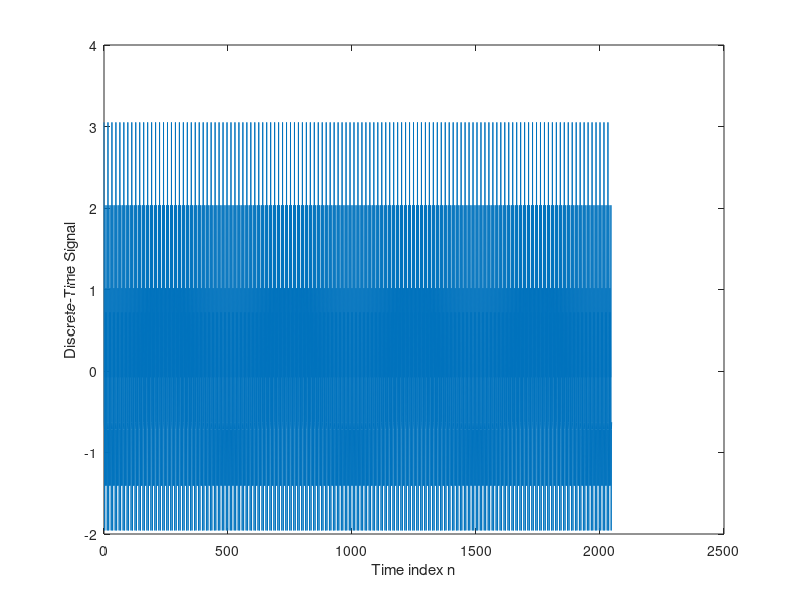
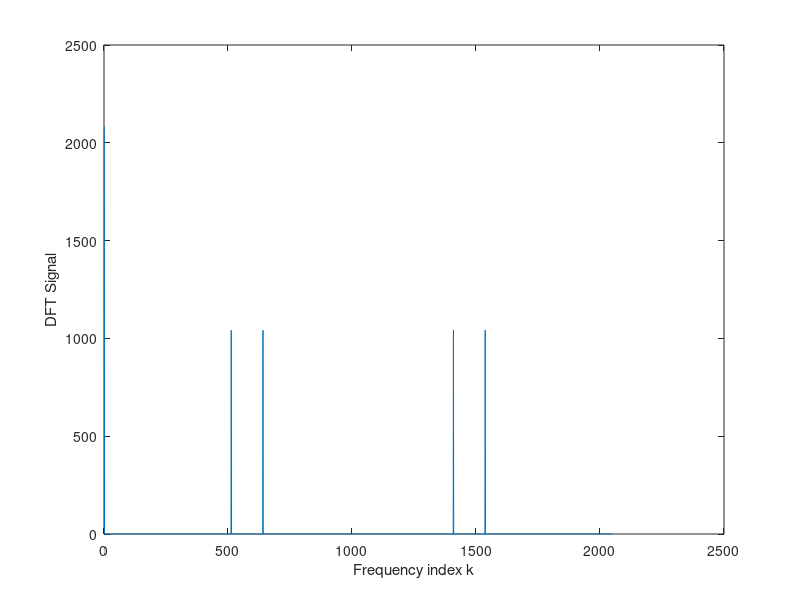
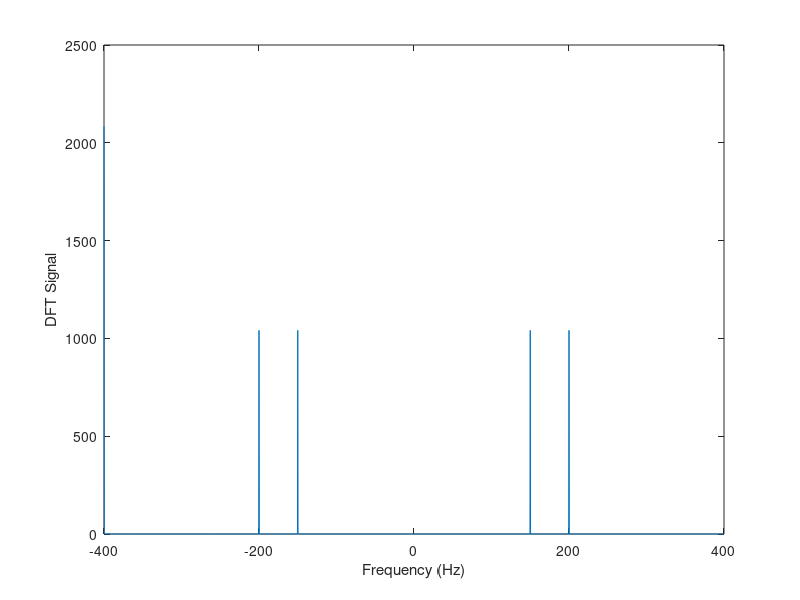
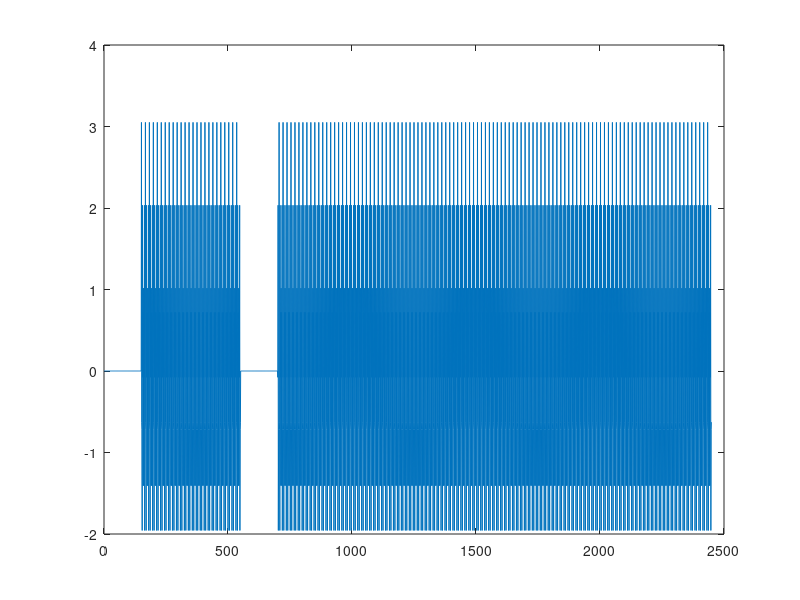

Recreate these plots in MATLAB, in order.
close all
clear all

amp = rand()+1; % amplitude
num_shift = 500*3;
freq = [150,200,400]; % Hz
fs = 400*2; % Hz
Ts = 1/fs;
signal_length = 1024*2;
n_vec = [0: signal_length-1]; % signal indices
k_vec = 1+n_vec;
window_size = round(signal_length/6) ; %128;

TimeSignal = amp * (cos(2 * pi * freq(1) * n_vec * Ts)+cos(2 * pi * freq(2) * n_vec * Ts)+cos(2 * pi * freq(3) * n_vec * Ts));

plot(n_vec, TimeSignal); % here you are just ploting it in TIMe domain
ylabel('Discrete-Time Signal')
xlabel('Time index n')

X = fft(TimeSignal);

half_k_vec = signal_length/2+1:1:signal_length;
X = [ X(half_k_vec), X(1:signal_length/2) ]; % here you are trying to find the X-axis freq doamin


figure
plot(k_vec, abs(X)) % you are ploting it in true Freq domain with "K" index
ylabel('DFT Signal')
xlabel('Frequency index k')

freq_vec = [0:signal_length/2-1]/(signal_length)*fs;

freq_vec = [ [-signal_length/2:1:-1]/(signal_length)*fs freq_vec];

figure
plot(freq_vec, abs(X))  % you are ploting it in true Freq domain
ylabel('DFT Signal')
xlabel('Frequency (Hz)')



%x = [zeros(1,200) x]; % zero padding
% we have to put that X(300:end) in since the shift has to be able to go
% through the VEC 2449
TimeSignal = [zeros(1,150) TimeSignal(1:400), zeros(1,150) TimeSignal(300:end)]; % double sided zero padding
freq_index = round(freq(1)/fs*window_size+1);
figure 
plot(TimeSignal)
% the shifting/ for loop here  is to compute the enrgy in each window. 
% and then ploting it all
for shift=0:num_shift-1;
    y(:, shift+1) = TimeSignal(shift+1:shift+window_size);
    Y = fft(y(:, shift+1));
    %figure
    %plot(abs(Y))
    energy(shift+1) = abs(Y(freq_index))^2; % we are trying to get the energy each time, we do the DFT shift window    
end
figure
plot(energy)

freq_index2 = round(freq(2)/fs*window_size+1);
% the shifting/ for loop here  is to compute the enrgy in each window. 
% and then ploting it all
for shift=0:num_shift-1;
    
    y2(:, shift+1) = TimeSignal(shift+1:shift+window_size);
    Y2 = fft(y2(:, shift+1));
    %figure
    %plot(abs(Y))
    energy2(shift+1) = abs(Y2(freq_index2))^2; % we are trying to get the energy each time, we do the DFT shift window
    
end
figure
plot(energy2)

freq_index3 = 256;%round(freq(3)/fs*window_size+1);
% the shifting/ for loop here  is to compute the enrgy in each window. 
% and then ploting it all
for shift=0:num_shift-1;
    y3(:, shift+1) = TimeSignal(shift+1:shift+window_size);
    Y3 = fft(y3(:, shift+1));
    %figure
    %plot(abs(Y))
    energy3(shift+1) = abs(Y3(freq_index3))^2; % we are trying to get the energy each time, we do the DFT shift window
end
figure
plot(energy3)
